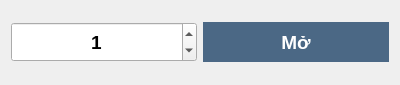
<?xml version="1.0" encoding="UTF-8"?>
<ui version="4.0">
 <class>Dialog</class>
 <widget class="QDialog" name="Dialog">
  <property name="geometry">
   <rect>
    <x>0</x>
    <y>0</y>
    <width>400</width>
    <height>85</height>
   </rect>
  </property>
  <property name="windowTitle">
   <string>Tạo phiên bản app</string>
  </property>
  <layout class="QHBoxLayout" name="horizontalLayout">
   <item>
    <widget class="QSpinBox" name="spinBox">
     <property name="minimumSize">
      <size>
       <width>0</width>
       <height>40</height>
      </size>
     </property>
     <property name="font">
      <font>
       <family>Arial</family>
       <pointsize>14</pointsize>
       <weight>75</weight>
       <bold>true</bold>
      </font>
     </property>
     <property name="alignment">
      <set>Qt::AlignCenter</set>
     </property>
     <property name="specialValueText">
      <string/>
     </property>
     <property name="showGroupSeparator" stdset="0">
      <bool>true</bool>
     </property>
     <property name="maximum">
      <number>10</number>
     </property>
     <property name="value">
      <number>1</number>
     </property>
     <property name="displayIntegerBase">
      <number>10</number>
     </property>
    </widget>
   </item>
   <item>
    <widget class="QPushButton" name="pushButton_newapp">
     <property name="minimumSize">
      <size>
       <width>140</width>
       <height>40</height>
      </size>
     </property>
     <property name="font">
      <font>
       <family>Arial</family>
       <pointsize>14</pointsize>
       <weight>75</weight>
       <bold>true</bold>
      </font>
     </property>
     <property name="cursor">
      <cursorShape>PointingHandCursor</cursorShape>
     </property>
     <property name="styleSheet">
      <string notr="true">QPushButton {
	
	color : rgb(255,255,255);
	border:none;
	background-color: rgb(75, 104, 133);
}
QPushButton:hover {
	background-color: rgb(57, 65, 80);
	border: 2px solid rgb(61, 70, 86);

}
QPushButton:pressed {	
	background-color: rgb(35, 40, 49);
	border: 2px solid rgb(43, 50, 61);
	padding-right:3px;
}</string>
     </property>
     <property name="text">
      <string>Mở</string>
     </property>
     <property name="iconSize">
      <size>
       <width>24</width>
       <height>24</height>
      </size>
     </property>
    </widget>
   </item>
  </layout>
 </widget>
 <resources/>
 <connections/>
</ui>
